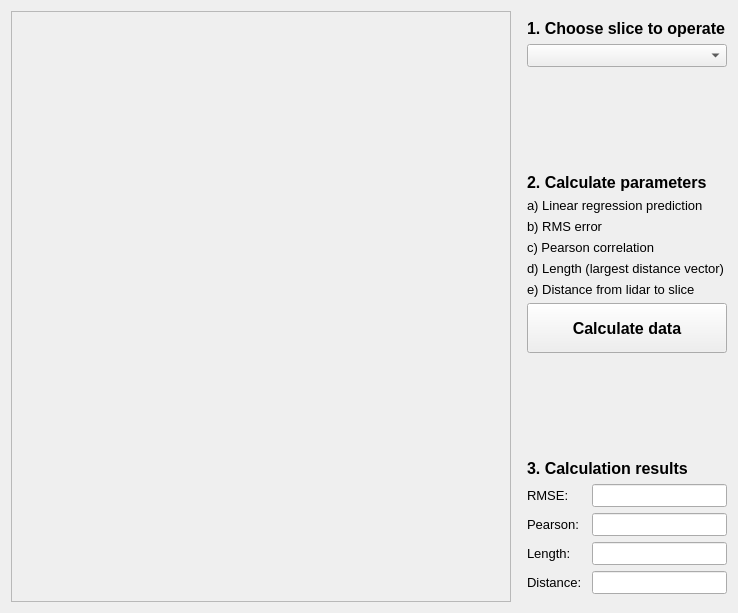
      <widget class="QWidget" name="MB_Page4">
       <layout class="QHBoxLayout" name="horizontalLayout_12">
        <item>
         <layout class="QHBoxLayout" name="horizontalLayout_11">
          <item>
           <widget class="QFrame" name="frame_page4">
            <property name="sizePolicy">
             <sizepolicy hsizetype="Expanding" vsizetype="Expanding">
              <horstretch>0</horstretch>
              <verstretch>0</verstretch>
             </sizepolicy>
            </property>
            <property name="minimumSize">
             <size>
              <width>500</width>
              <height>0</height>
             </size>
            </property>
            <property name="frameShape">
             <enum>QFrame::StyledPanel</enum>
            </property>
            <property name="frameShadow">
             <enum>QFrame::Raised</enum>
            </property>
           </widget>
          </item>
          <item>
           <spacer name="horizontalSpacer_4">
            <property name="orientation">
             <enum>Qt::Horizontal</enum>
            </property>
            <property name="sizeType">
             <enum>QSizePolicy::Fixed</enum>
            </property>
            <property name="sizeHint" stdset="0">
             <size>
              <width>10</width>
              <height>20</height>
             </size>
            </property>
           </spacer>
          </item>
          <item>
           <layout class="QVBoxLayout" name="verticalLayout_8">
            <item>
             <spacer name="verticalSpacer_17">
              <property name="orientation">
               <enum>Qt::Vertical</enum>
              </property>
              <property name="sizeType">
               <enum>QSizePolicy::Fixed</enum>
              </property>
              <property name="sizeHint" stdset="0">
               <size>
                <width>20</width>
                <height>8</height>
               </size>
              </property>
             </spacer>
            </item>
            <item>
             <widget class="QLabel" name="label_11">
              <property name="sizePolicy">
               <sizepolicy hsizetype="Maximum" vsizetype="Preferred">
                <horstretch>0</horstretch>
                <verstretch>0</verstretch>
               </sizepolicy>
              </property>
              <property name="minimumSize">
               <size>
                <width>200</width>
                <height>0</height>
               </size>
              </property>
              <property name="font">
               <font>
                <family>Segoe UI</family>
                <pointsize>12</pointsize>
                <weight>75</weight>
                <bold>true</bold>
               </font>
              </property>
              <property name="text">
               <string>1. Choose slice to operate</string>
              </property>
             </widget>
            </item>
            <item>
             <widget class="QComboBox" name="Scan4Box">
              <property name="sizePolicy">
               <sizepolicy hsizetype="Maximum" vsizetype="Fixed">
                <horstretch>0</horstretch>
                <verstretch>0</verstretch>
               </sizepolicy>
              </property>
              <property name="minimumSize">
               <size>
                <width>200</width>
                <height>0</height>
               </size>
              </property>
              <property name="font">
               <font>
                <family>Segoe UI</family>
                <pointsize>10</pointsize>
               </font>
              </property>
             </widget>
            </item>
            <item>
             <spacer name="verticalSpacer_20">
              <property name="orientation">
               <enum>Qt::Vertical</enum>
              </property>
              <property name="sizeHint" stdset="0">
               <size>
                <width>20</width>
                <height>40</height>
               </size>
              </property>
             </spacer>
            </item>
            <item>
             <widget class="QLabel" name="label_12">
              <property name="sizePolicy">
               <sizepolicy hsizetype="Preferred" vsizetype="Preferred">
                <horstretch>0</horstretch>
                <verstretch>0</verstretch>
               </sizepolicy>
              </property>
              <property name="minimumSize">
               <size>
                <width>200</width>
                <height>0</height>
               </size>
              </property>
              <property name="acceptDrops">
               <bool>true</bool>
              </property>
              <property name="text">
               <string/>
              </property>
              <property name="pixmap">
               <pixmap>icons/arrow-down-6-64.gif</pixmap>
              </property>
              <property name="scaledContents">
               <bool>false</bool>
              </property>
              <property name="alignment">
               <set>Qt::AlignCenter</set>
              </property>
              <property name="wordWrap">
               <bool>false</bool>
              </property>
             </widget>
            </item>
            <item>
             <spacer name="verticalSpacer_19">
              <property name="orientation">
               <enum>Qt::Vertical</enum>
              </property>
              <property name="sizeHint" stdset="0">
               <size>
                <width>20</width>
                <height>40</height>
               </size>
              </property>
             </spacer>
            </item>
            <item>
             <widget class="QLabel" name="label_17">
              <property name="sizePolicy">
               <sizepolicy hsizetype="Maximum" vsizetype="Preferred">
                <horstretch>0</horstretch>
                <verstretch>0</verstretch>
               </sizepolicy>
              </property>
              <property name="minimumSize">
               <size>
                <width>200</width>
                <height>0</height>
               </size>
              </property>
              <property name="font">
               <font>
                <family>Segoe UI</family>
                <pointsize>12</pointsize>
                <weight>75</weight>
                <bold>true</bold>
               </font>
              </property>
              <property name="text">
               <string>2. Calculate parameters</string>
              </property>
              <property name="wordWrap">
               <bool>true</bool>
              </property>
             </widget>
            </item>
            <item>
             <widget class="QLabel" name="label_19">
              <property name="font">
               <font>
                <family>Segoe UI</family>
                <pointsize>10</pointsize>
                <underline>false</underline>
               </font>
              </property>
              <property name="text">
               <string>a) Linear regression prediction</string>
              </property>
             </widget>
            </item>
            <item>
             <widget class="QLabel" name="label_20">
              <property name="font">
               <font>
                <family>Segoe UI</family>
                <pointsize>10</pointsize>
                <underline>false</underline>
               </font>
              </property>
              <property name="text">
               <string>b) RMS error</string>
              </property>
             </widget>
            </item>
            <item>
             <widget class="QLabel" name="label_21">
              <property name="sizePolicy">
               <sizepolicy hsizetype="Maximum" vsizetype="Preferred">
                <horstretch>0</horstretch>
                <verstretch>0</verstretch>
               </sizepolicy>
              </property>
              <property name="minimumSize">
               <size>
                <width>200</width>
                <height>0</height>
               </size>
              </property>
              <property name="font">
               <font>
                <family>Segoe UI</family>
                <pointsize>10</pointsize>
                <underline>false</underline>
               </font>
              </property>
              <property name="text">
               <string>c) Pearson correlation</string>
              </property>
             </widget>
            </item>
            <item>
             <widget class="QLabel" name="label_18">
              <property name="sizePolicy">
               <sizepolicy hsizetype="Maximum" vsizetype="Preferred">
                <horstretch>0</horstretch>
                <verstretch>0</verstretch>
               </sizepolicy>
              </property>
              <property name="minimumSize">
               <size>
                <width>200</width>
                <height>0</height>
               </size>
              </property>
              <property name="font">
               <font>
                <family>Segoe UI</family>
                <pointsize>10</pointsize>
                <weight>50</weight>
                <bold>false</bold>
                <underline>false</underline>
               </font>
              </property>
              <property name="text">
               <string>d) Length (largest distance vector)</string>
              </property>
             </widget>
            </item>
            <item>
             <widget class="QLabel" name="label_30">
              <property name="font">
               <font>
                <family>Segoe UI</family>
                <pointsize>10</pointsize>
               </font>
              </property>
              <property name="text">
               <string>e) Distance from lidar to slice</string>
              </property>
             </widget>
            </item>
            <item>
             <widget class="QPushButton" name="CalcButton">
              <property name="sizePolicy">
               <sizepolicy hsizetype="Fixed" vsizetype="Fixed">
                <horstretch>0</horstretch>
                <verstretch>0</verstretch>
               </sizepolicy>
              </property>
              <property name="minimumSize">
               <size>
                <width>200</width>
                <height>50</height>
               </size>
              </property>
              <property name="font">
               <font>
                <family>Segoe UI</family>
                <pointsize>12</pointsize>
                <weight>75</weight>
                <bold>true</bold>
               </font>
              </property>
              <property name="cursor">
               <cursorShape>ArrowCursor</cursorShape>
              </property>
              <property name="contextMenuPolicy">
               <enum>Qt::NoContextMenu</enum>
              </property>
              <property name="acceptDrops">
               <bool>false</bool>
              </property>
              <property name="autoFillBackground">
               <bool>false</bool>
              </property>
              <property name="styleSheet">
               <string notr="true">#CalcButton:hover{
	background-color: #ff38cd;
}

#CalcButton:pressed{
	background-color: #e51983;
}</string>
              </property>
              <property name="text">
               <string>Calculate data</string>
              </property>
              <property name="checkable">
               <bool>false</bool>
              </property>
              <property name="checked">
               <bool>false</bool>
              </property>
              <property name="flat">
               <bool>false</bool>
              </property>
             </widget>
            </item>
            <item>
             <spacer name="verticalSpacer_24">
              <property name="orientation">
               <enum>Qt::Vertical</enum>
              </property>
              <property name="sizeHint" stdset="0">
               <size>
                <width>20</width>
                <height>40</height>
               </size>
              </property>
             </spacer>
            </item>
            <item>
             <widget class="QLabel" name="label_26">
              <property name="sizePolicy">
               <sizepolicy hsizetype="Maximum" vsizetype="Preferred">
                <horstretch>0</horstretch>
                <verstretch>0</verstretch>
               </sizepolicy>
              </property>
              <property name="minimumSize">
               <size>
                <width>200</width>
                <height>0</height>
               </size>
              </property>
              <property name="text">
               <string/>
              </property>
              <property name="pixmap">
               <pixmap>icons/arrow-down-6-64.gif</pixmap>
              </property>
              <property name="alignment">
               <set>Qt::AlignCenter</set>
              </property>
             </widget>
            </item>
            <item>
             <spacer name="verticalSpacer_23">
              <property name="orientation">
               <enum>Qt::Vertical</enum>
              </property>
              <property name="sizeHint" stdset="0">
               <size>
                <width>20</width>
                <height>40</height>
               </size>
              </property>
             </spacer>
            </item>
            <item>
             <widget class="QLabel" name="label_22">
              <property name="sizePolicy">
               <sizepolicy hsizetype="Maximum" vsizetype="Preferred">
                <horstretch>0</horstretch>
                <verstretch>0</verstretch>
               </sizepolicy>
              </property>
              <property name="minimumSize">
               <size>
                <width>200</width>
                <height>0</height>
               </size>
              </property>
              <property name="font">
               <font>
                <family>Segoe UI</family>
                <pointsize>12</pointsize>
                <weight>75</weight>
                <bold>true</bold>
               </font>
              </property>
              <property name="text">
               <string>3. Calculation results</string>
              </property>
             </widget>
            </item>
            <item>
             <layout class="QHBoxLayout" name="horizontalLayout_14">
              <property name="sizeConstraint">
               <enum>QLayout::SetMinAndMaxSize</enum>
              </property>
              <item>
               <layout class="QVBoxLayout" name="verticalLayout_12">
                <item>
                 <widget class="QLabel" name="label_25">
                  <property name="sizePolicy">
                   <sizepolicy hsizetype="Minimum" vsizetype="Preferred">
                    <horstretch>0</horstretch>
                    <verstretch>0</verstretch>
                   </sizepolicy>
                  </property>
                  <property name="minimumSize">
                   <size>
                    <width>15</width>
                    <height>0</height>
                   </size>
                  </property>
                  <property name="font">
                   <font>
                    <family>Segoe UI</family>
                    <pointsize>10</pointsize>
                    <weight>50</weight>
                    <bold>false</bold>
                   </font>
                  </property>
                  <property name="text">
                   <string>RMSE:</string>
                  </property>
                 </widget>
                </item>
                <item>
                 <widget class="QLabel" name="label_23">
                  <property name="sizePolicy">
                   <sizepolicy hsizetype="Minimum" vsizetype="Preferred">
                    <horstretch>0</horstretch>
                    <verstretch>0</verstretch>
                   </sizepolicy>
                  </property>
                  <property name="minimumSize">
                   <size>
                    <width>15</width>
                    <height>0</height>
                   </size>
                  </property>
                  <property name="font">
                   <font>
                    <family>Segoe UI</family>
                    <pointsize>10</pointsize>
                   </font>
                  </property>
                  <property name="text">
                   <string>Pearson:</string>
                  </property>
                 </widget>
                </item>
                <item>
                 <widget class="QLabel" name="label_24">
                  <property name="sizePolicy">
                   <sizepolicy hsizetype="Minimum" vsizetype="Preferred">
                    <horstretch>0</horstretch>
                    <verstretch>0</verstretch>
                   </sizepolicy>
                  </property>
                  <property name="minimumSize">
                   <size>
                    <width>15</width>
                    <height>0</height>
                   </size>
                  </property>
                  <property name="font">
                   <font>
                    <family>Segoe UI</family>
                    <pointsize>10</pointsize>
                   </font>
                  </property>
                  <property name="text">
                   <string>Length:</string>
                  </property>
                 </widget>
                </item>
                <item>
                 <widget class="QLabel" name="label_31">
                  <property name="font">
                   <font>
                    <family>Segoe UI</family>
                    <pointsize>10</pointsize>
                   </font>
                  </property>
                  <property name="text">
                   <string>Distance:</string>
                  </property>
                 </widget>
                </item>
               </layout>
              </item>
              <item>
               <layout class="QVBoxLayout" name="verticalLayout_11">
                <item>
                 <widget class="QLineEdit" name="RmseValue">
                  <property name="sizePolicy">
                   <sizepolicy hsizetype="Preferred" vsizetype="Fixed">
                    <horstretch>0</horstretch>
                    <verstretch>0</verstretch>
                   </sizepolicy>
                  </property>
                  <property name="font">
                   <font>
                    <family>Segoe UI</family>
                    <pointsize>10</pointsize>
                   </font>
                  </property>
                 </widget>
                </item>
                <item>
                 <widget class="QLineEdit" name="PearValue">
                  <property name="sizePolicy">
                   <sizepolicy hsizetype="Minimum" vsizetype="Fixed">
                    <horstretch>0</horstretch>
                    <verstretch>0</verstretch>
                   </sizepolicy>
                  </property>
                  <property name="minimumSize">
                   <size>
                    <width>135</width>
                    <height>0</height>
                   </size>
                  </property>
                  <property name="font">
                   <font>
                    <family>Segoe UI</family>
                    <pointsize>10</pointsize>
                   </font>
                  </property>
                 </widget>
                </item>
                <item>
                 <widget class="QLineEdit" name="LenValue">
                  <property name="sizePolicy">
                   <sizepolicy hsizetype="Preferred" vsizetype="Fixed">
                    <horstretch>0</horstretch>
                    <verstretch>0</verstretch>
                   </sizepolicy>
                  </property>
                  <property name="font">
                   <font>
                    <family>Segoe UI</family>
                    <pointsize>10</pointsize>
                   </font>
                  </property>
                 </widget>
                </item>
                <item>
                 <widget class="QLineEdit" name="DistanceValue">
                  <property name="sizePolicy">
                   <sizepolicy hsizetype="Preferred" vsizetype="Fixed">
                    <horstretch>0</horstretch>
                    <verstretch>0</verstretch>
                   </sizepolicy>
                  </property>
                  <property name="font">
                   <font>
                    <family>Segoe UI</family>
                    <pointsize>10</pointsize>
                   </font>
                  </property>
                 </widget>
                </item>
               </layout>
              </item>
             </layout>
            </item>
            <item>
             <spacer name="verticalSpacer_18">
              <property name="orientation">
               <enum>Qt::Vertical</enum>
              </property>
              <property name="sizeType">
               <enum>QSizePolicy::Fixed</enum>
              </property>
              <property name="sizeHint" stdset="0">
               <size>
                <width>20</width>
                <height>8</height>
               </size>
              </property>
             </spacer>
            </item>
           </layout>
          </item>
         </layout>
        </item>
       </layout>
      </widget>
